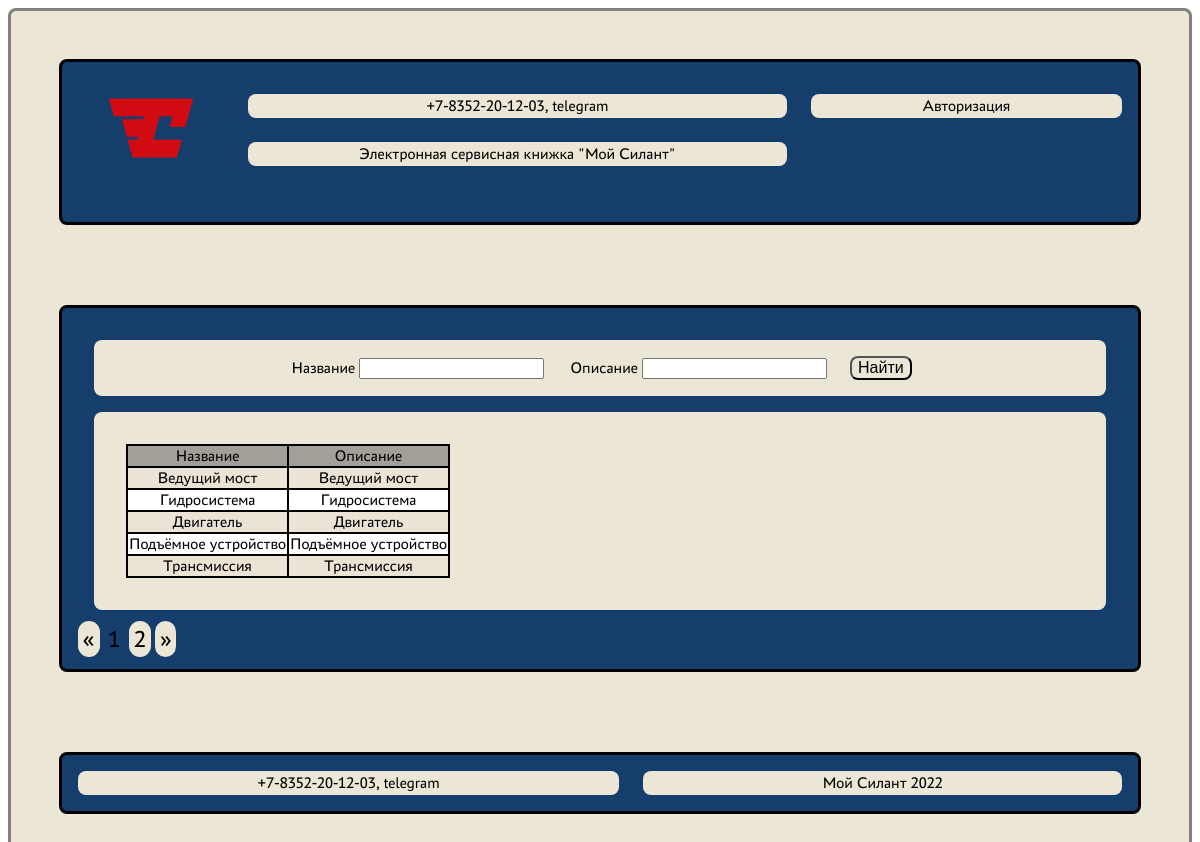
Page /administration/workoff_nodes on the committed database.
### loader_service/models.py (models this page shows, shortened)
class WorkoffNode(models.Model):
    title = models.CharField(max_length=256)
    description = models.TextField()

### loader_service/views.py (the view)
class WorkoffNodeView(ListView):
    model = WorkoffNode
    ordering = 'title'
    template_name = 'workoff_nodes.html'
    context_object_name = 'workoff_nodes'
    paginate_by = 5
    def get_queryset(self):
        queryset = super().get_queryset()
        self.filterset = WorkoffNodeFilter(self.request.GET, queryset)
        return self.filterset.qs
    def get_context_data(self, **kwargs):
        context = super().get_context_data()
        context['filterset'] = self.filterset
        return context

### loader_service/templatetags/custom_tags.py (called while the page is built)
@register.simple_tag(takes_context=True)
def url_replace(context, **kwargs):
    d = context['request'].GET.copy()
    for k, v in kwargs.items():
        d[k] = v
    return d.urlencode()

### templates/workoff_nodes.html (shortened to what this page needs)
{% extends 'flatpages/default.html' %}
{% load static %}
{% load custom_tags %}
{% block body %}
<div>
    <form action="" method="get">
        <span class="filter">Название {{ filterset.form.title }}</span>
        <span class="filter">Описание {{ filterset.form.description }}</span>
        <button class="filter" type="submit">Найти</button>
    </form>
</div>
        {% if workoff_nodes %}
        <div>
            <div class="table">
                <table border="1">
                    <tr>
                        <td>Название</td>
                        <td>Описание</td>
                    </tr>
                    {% for workoff_node in workoff_nodes %}
                    <tr>
                        <td><a href="workoff_nodes/{{ workoff_node.pk }}">{{ workoff_node.title }}</a></td>
                        <td>{{ workoff_node.description }}</td>
                    </tr>
                    {% endfor %}
                </table>
            </div>
        </div>
        {% endif %}
 {% if paginator.num_pages > 1 %}
    {% if page_obj.has_previous %}
    <span class="pagination"><a href="?{% url_replace page=page_obj.previous_page_number %}">&laquo;</a></span>
    {% else %}
    <span class="pagination">&laquo;</span>
    {% endif %}
    {% for p in paginator %}
        {% if p.number == page_obj.number %}
        <span class="pagination active">{{ p.number }}</span>
        {% else %}
        <span class="pagination"><a href="?{% url_replace page=p.number %}">{{ p.number }}</a></span>
        {% endif %}
    {% endfor %}
    {% if page_obj.has_next %}
    <span class="pagination"><a href="?{% url_replace page=page_obj.next_page_number %}">»</a></li></span>
    {% else %}
    <span class="pagination">»</span>
    {% endif %}
{% endif %}
{% endblock body %}

### static/assets/css/main.css (style rules this page uses)
a { color: black; text-decoration: none; }
input { cursor: pointer; }
table { background-color: white; border: 2px solid; border-collapse: collapse; }
td { border: 2px solid; border-collapse: collapse; }
body { background-color: white; display: flex; flex-direction: column; height: 100vh; }
button { font-size: 1em; border-radius: 0.5em; background-color: #EBE6D6; cursor: pointer; }
span { padding: 0.20em; font-size: 1em; border-radius: 0.5em; background-color: #EBE6D6; text-align: center; }
.main-panel div { text-align: center; justify-content: center; padding: 0.5em; margin: 1em; background-color: #EBE6D6; border-radius: 0.5em; }
.table { table-layout: auto; background-color: white; width: auto; text-align: center; border-radius: 0.5em; overflow: auto; }
.table tr:first-child { background-color: #a19f97; }
.table tr:nth-child(even) { background-color: #ebe3d6; }
.filter { margin: 0.5em; }
.pagination { font-size: 1.5em; }
.active { background-color: #163E6C; }

### rows in the picture
WorkoffNode: title "Ведущий мост", description "Ведущий мост"
WorkoffNode: title "Гидросистема", description "Гидросистема"
WorkoffNode: title "Двигатель", description "Двигатель"
WorkoffNode: title "Подъёмное устройство", description "Подъёмное устройство"
WorkoffNode: title "Трансмиссия", description "Трансмиссия"

### other values in the picture
{{ p.number }} "1"
{{ p.number }} "2"
